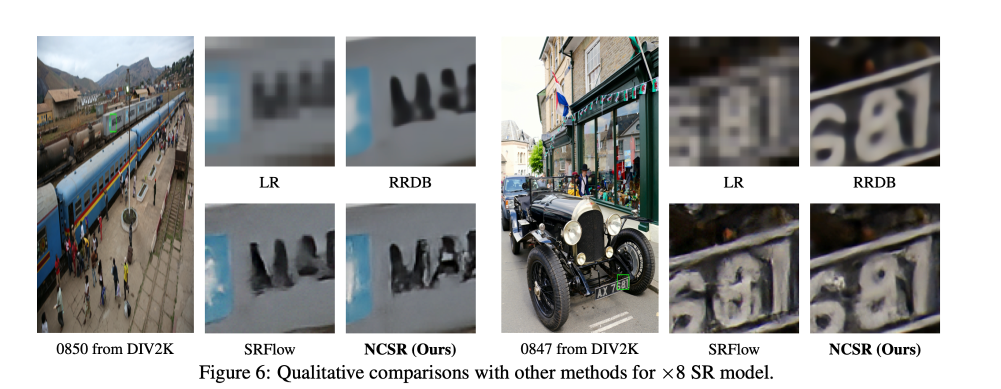
#> input picture code/docs/NCSR-fig1.png, 2002 x 777 px (shown at 1/2 size); its folder holds only this picture in this run
$ python prepare_data.py docs
#> lines starting #> are read from the running program, lines starting #| are printed output that depends on the picture
# Copyright (c) 2020 Huawei Technologies Co., Ltd.
# Licensed under CC BY-NC-SA 4.0 (Attribution-NonCommercial-ShareAlike 4.0 International) (the "License");
# you may not use this file except in compliance with the License.
# You may obtain a copy of the License at
#
#     https://creativecommons.org/licenses/by-nc-sa/4.0/legalcode
#
# The code is released for academic research use only. For commercial use, please contact Huawei Technologies Co., Ltd.
# Unless required by applicable law or agreed to in writing, software
# distributed under the License is distributed on an "AS IS" BASIS,
# WITHOUT WARRANTIES OR CONDITIONS OF ANY KIND, either express or implied.
# See the License for the specific language governing permissions and
# limitations under the License.

import glob
import os
import sys
import pickle
import numpy as np
import random
import imageio

from natsort import natsort
from tqdm import tqdm

def get_img_paths(dir_path, wildcard='*.png'):
    return natsort.natsorted(glob.glob(dir_path + '/' + wildcard))

def create_all_dirs(path):
    if "." in path.split("/")[-1]:
        dirs = os.path.dirname(path)
    else:
        dirs = path
    os.makedirs(dirs, exist_ok=True)

def to_pklv4(obj, path, vebose=False):
    create_all_dirs(path)
    with open(path, 'wb') as f:
        pickle.dump(obj, f, protocol=4)
    if vebose:
        print("Wrote {}".format(path))


from imresize import imresize

def random_crop(img, size):
    h, w, c = img.shape

    h_start = np.random.randint(0, h - size)
    h_end = h_start + size

    w_start = np.random.randint(0, w - size)
    w_end = w_start + size

    return img[h_start:h_end, w_start:w_end]


def imread(img_path):
#> called with img_path = 'docs/NCSR-fig1.png'
    img = imageio.imread(img_path)
#> img is the input picture: shape (777, 2002, 4); mean R, G, B, A 161.3, 162, 161.4, 254.1
    if len(img.shape) == 2:
        img = np.stack([img, ] * 3, axis=2)
    return img


def to_pklv4_1pct(obj, path, vebose):
    n = int(round(len(obj) * 0.01))
    path = path.replace(".", "_1pct.")
    to_pklv4(obj[:n], path, vebose=True)


def main(dir_path):
    hrs = []
    lqs = []
    lqs2 = []
    lqs3 = []

    img_paths = get_img_paths(dir_path)
    for img_path in tqdm(img_paths):
        img = imread(img_path)

        for i in range(47):
            crop = random_crop(img, 160)
            cropX2 = imresize(crop, scalar_scale=0.5)
            cropX4 = imresize(crop, scalar_scale=0.25)
            cropX8 = imresize(crop, scalar_scale=0.125)
            hrs.append(crop)
            lqs.append(cropX2)
            lqs2.append(cropX4)
            lqs3.append(cropX8)
#> this loop made 1 pass
#> pass 1, in main, `crop = random_crop(img, 160)`:
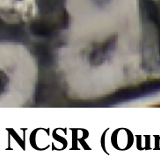
#> crop: shape (160, 160, 4); mean R, G, B, A 147.6, 144.6, 142.2, 255
#> after the loop, hrs = []; lqs = []; lqs2 = []; lqs3 = []

    shuffle_combined(hrs, lqs, lqs2, lqs3)

    hrs_path = get_hrs_path(dir_path)
    to_pklv4(hrs, hrs_path, vebose=True)
    to_pklv4_1pct(hrs, hrs_path, vebose=True)

    lqs_path = get_lqs_path(dir_path)
    to_pklv4(lqs, lqs_path, vebose=True)
    to_pklv4_1pct(lqs, lqs_path, vebose=True)

    lqs_path2 = get_lqs2_path(dir_path)
    to_pklv4(lqs2, lqs_path2, vebose=True)
    to_pklv4_1pct(lqs2, lqs_path2, vebose=True)

    lqs_path3 = get_lqs3_path(dir_path)
    to_pklv4(lqs3, lqs_path3, vebose=True)
    to_pklv4_1pct(lqs3, lqs_path3, vebose=True)


def get_hrs_path(dir_path):
    base_dir = os.path.dirname(dir_path)
    name = os.path.basename(dir_path)
    hrs_path = os.path.join(base_dir, 'pkls', name + '.pklv4')
    return hrs_path

def get_lqs_path(dir_path):
    base_dir = os.path.dirname(dir_path)
    name = os.path.basename(dir_path)
    hrs_path = os.path.join(base_dir, 'pkls', name + '_X2.pklv4')
    return hrs_path

def get_lqs2_path(dir_path):
    base_dir = os.path.dirname(dir_path)
    name = os.path.basename(dir_path)
    hrs_path = os.path.join(base_dir, 'pkls', name + '_X4.pklv4')
    return hrs_path

def get_lqs3_path(dir_path):
    base_dir = os.path.dirname(dir_path)
    name = os.path.basename(dir_path)
    hrs_path = os.path.join(base_dir, 'pkls', name + '_X8.pklv4')
    return hrs_path


def shuffle_combined(hrs, lqs, lqs2, lqs3):
    combined = list(zip(hrs, lqs, lqs2, lqs3))
    random.shuffle(combined)
    hrs[:], lqs[:], lqs2[:], lqs3[:] = zip(*combined)


if __name__ == "__main__":
    dir_path = sys.argv[1]
    assert os.path.isdir(dir_path)
    main(dir_path)
#> (the call stopped at in main, `cropX2 = imresize(crop, scalar_scale=0.5)`: imresize is not available in this run)

$ run again, on code/docs/NCSR-fig2.png
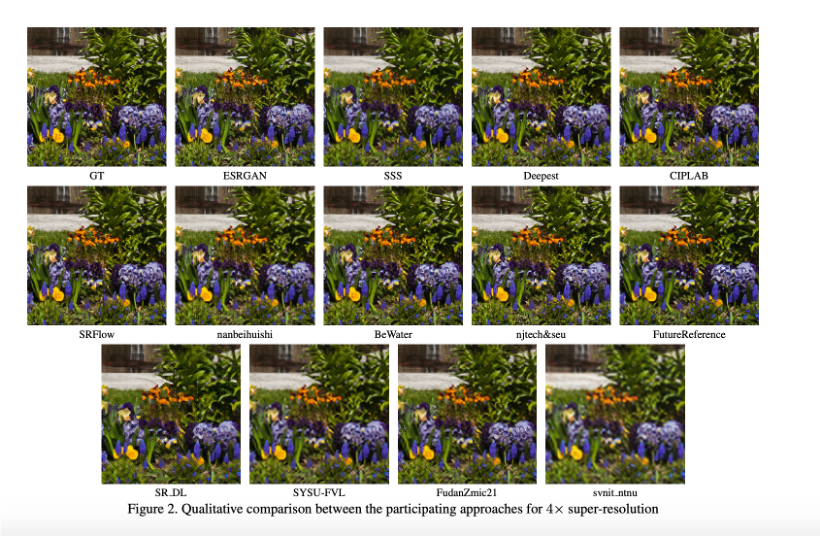
#> input picture code/docs/NCSR-fig2.png, 820 x 537 px
#> in imread, img is the input picture: shape (537, 820, 4); mean R, G, B, A 145.9, 144.1, 124.9, 253.4
#> the loop in main, `for i in range(47):` made 1 pass
#> pass 1, in main, `crop = random_crop(img, 160)`:
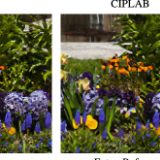
#> crop: shape (160, 160, 4); mean R, G, B, A 109, 107.6, 82.9, 255
#> after the loop in main, `for i in range(47):`: hrs = []

$ run again, on code/docs/NCSR-fig3.png
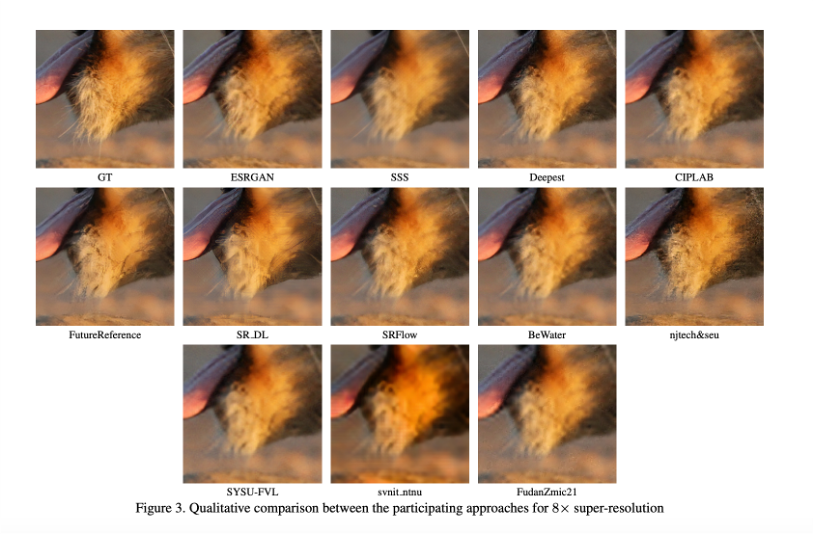
#> input picture code/docs/NCSR-fig3.png, 814 x 535 px
#> in imread, img is the input picture: shape (535, 814, 4); mean R, G, B, A 189.3, 164.9, 144.7, 253.4
#> the loop in main, `for i in range(47):` made 1 pass
#> pass 1, in main, `crop = random_crop(img, 160)`:
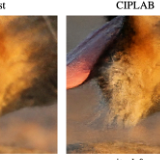
#> crop: shape (160, 160, 4); mean R, G, B, A 165.2, 129, 97.5, 255
#> after the loop in main, `for i in range(47):`: hrs = []
